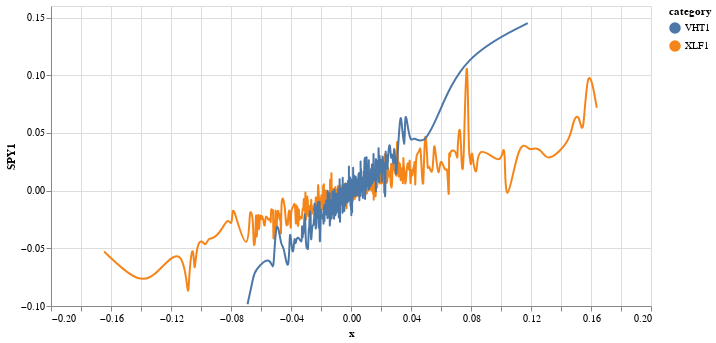

Notebook source saved alongside this figure:
### Code cell
# Transparent selectors across the chart. This is what tells us
# the x-value of the cursor
selectors = alt.Chart(source).mark_point().encode(
    x='x:Q',
    opacity=alt.value(0),
).add_selection(
    nearest
)

# Draw points on the line, and highlight based on selection
points = line.mark_point().encode(
    opacity=alt.condition(nearest, alt.value(1), alt.value(0))
)

# Draw text labels near the points, and highlight based on selection
text = line.mark_text(align='left', dx=5, dy=-5).encode(
    text=alt.condition(nearest, 'SPY1:Q', alt.value(' '))
)

# Draw a rule at the location of the selection
rules = alt.Chart(source).mark_rule(color='gray').encode(
    x='x:Q',
).transform_filter(
    nearest
)

# Put the five layers into a chart and bind the data
alt.layer(
    line, selectors, points, rules, text
).properties(
    width=600, height=300
)

### Figure 1 — Vega-Lite specification as saved in the notebook (floating-point values rounded to 4 significant figures; data arrays with more than 128 entries replaced by an {"elided": "..."} marker saying what was removed)
{"config": {"view": {"continuousWidth": 400, "continuousHeight": 300}}, "layer": [{"mark": {"type": "line", "interpolate": "basis"}, "encoding": {"color": {"type": "nominal", "field": "category"}, "x": {"type": "quantitative", "field": "x"}, "y": {"type": "quantitative", "field": "SPY1"}}}, {"mark": "point", "encoding": {"opacity": {"value": 0}, "x": {"type": "quantitative", "field": "x"}}, "selection": {"selector004": {"type": "single", "nearest": true, "on": "mouseover", "fields": ["x"], "empty": "none"}}}, {"mark": "point", "encoding": {"color": {"type": "nominal", "field": "category"}, "opacity": {"condition": {"value": 1, "selection": "selector004"}, "value": 0}, "x": {"type": "quantitative", "field": "x"}, "y": {"type": "quantitative", "field": "SPY1"}}}, {"mark": {"type": "rule", "color": "gray"}, "encoding": {"x": {"type": "quantitative", "field": "x"}}, "transform": [{"filter": {"selection": "selector004"}}]}, {"mark": {"type": "text", "align": "left", "dx": 5, "dy": -5}, "encoding": {"color": {"type": "nominal", "field": "category"}, "text": {"condition": {"type": "quantitative", "field": "SPY1", "selection": "selector004"}, "value": " "}, "x": {"type": "quantitative", "field": "x"}, "y": {"type": "quantitative", "field": "SPY1"}}}], "data": {"name": "data-ad82bb69c2dbd7bd6e7f3b42a6bf7602"}, "height": 300, "width": 600, "$schema": "https://vega.github.io/schema/vega-lite/v4.8.1.json", "datasets": {"data-ad82bb69c2dbd7bd6e7f3b42a6bf7602": {"elided": "2490 records"}}}
